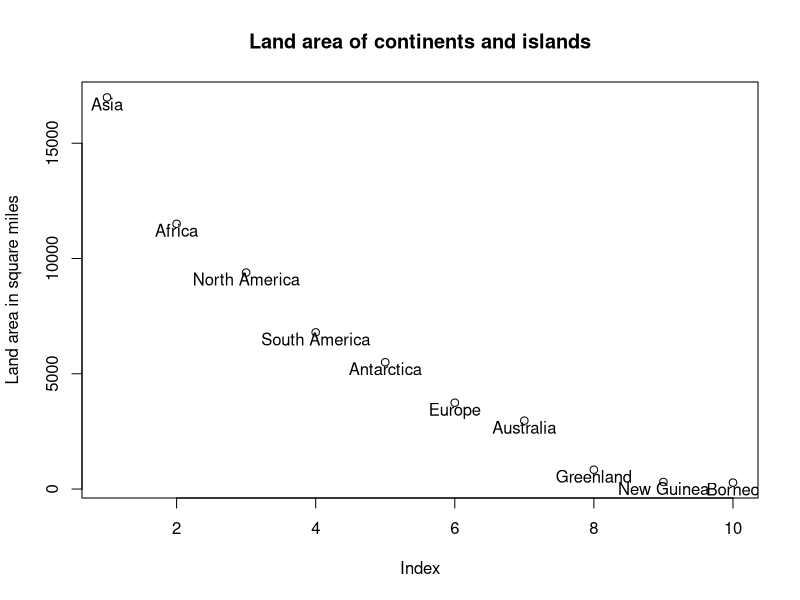
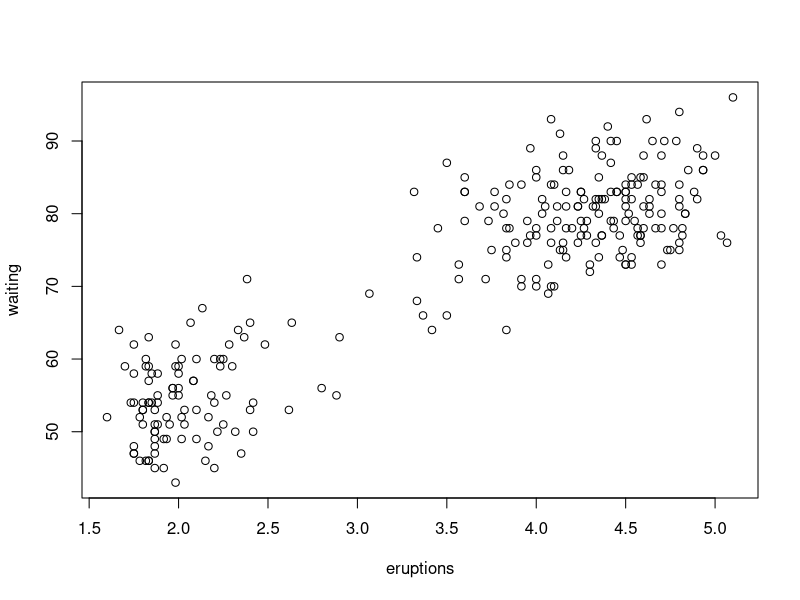
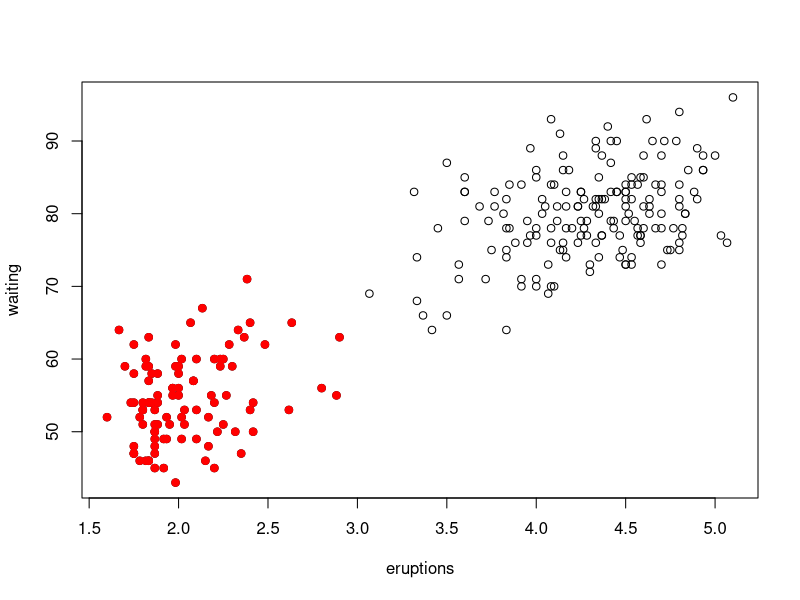
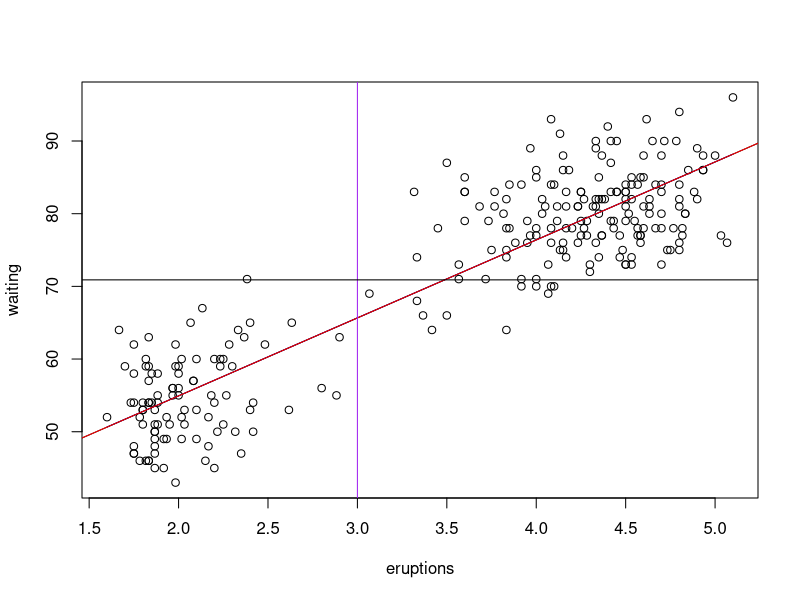
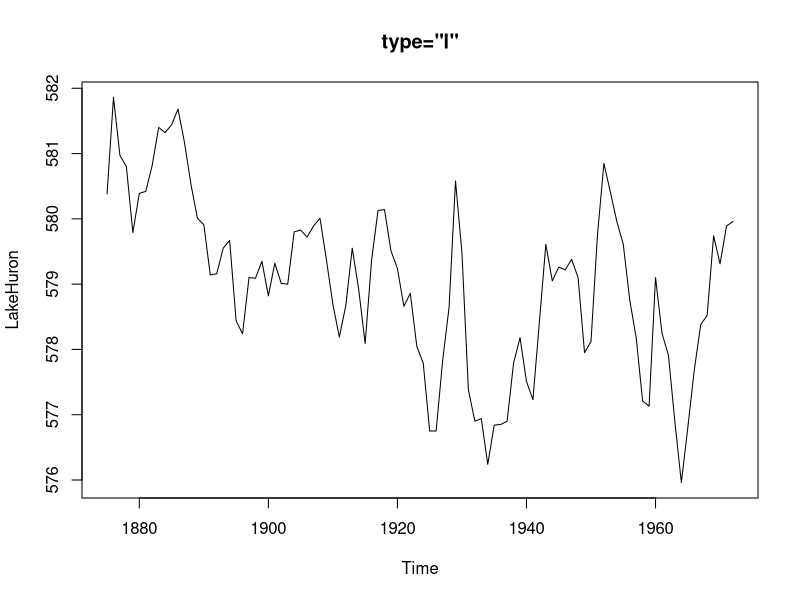
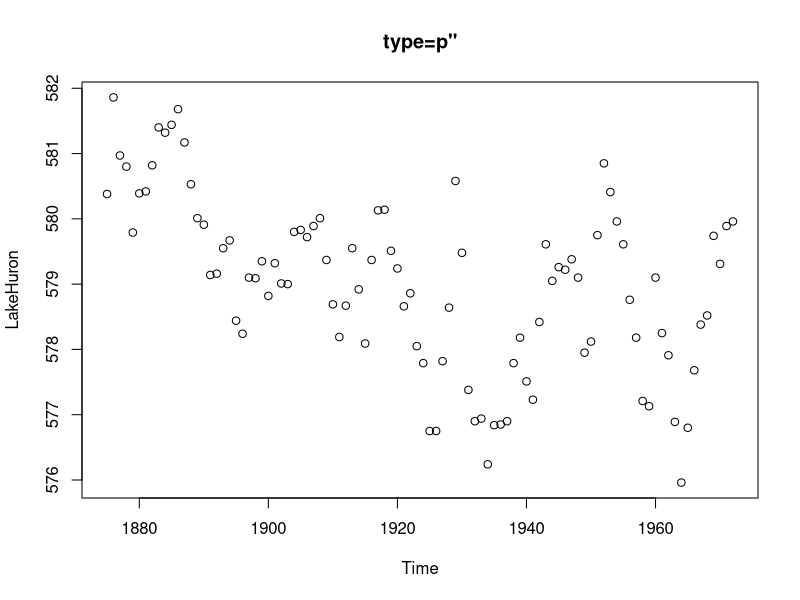
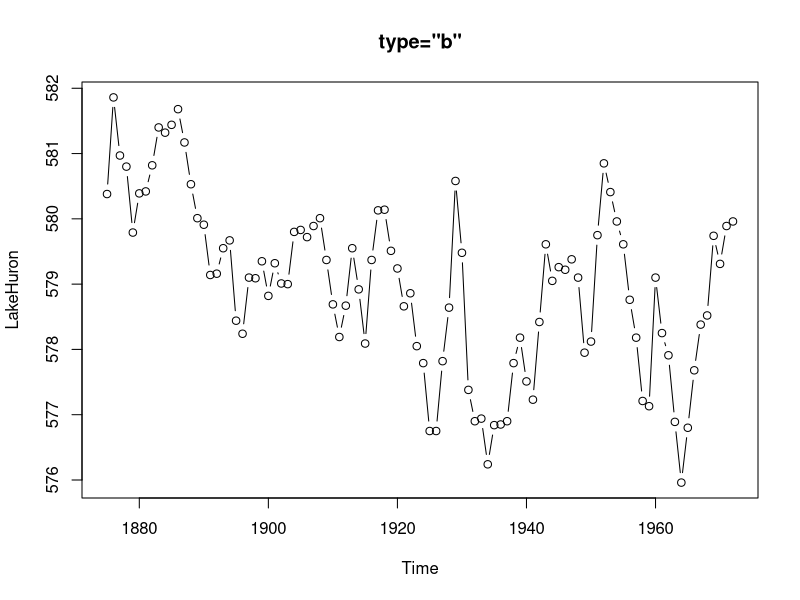
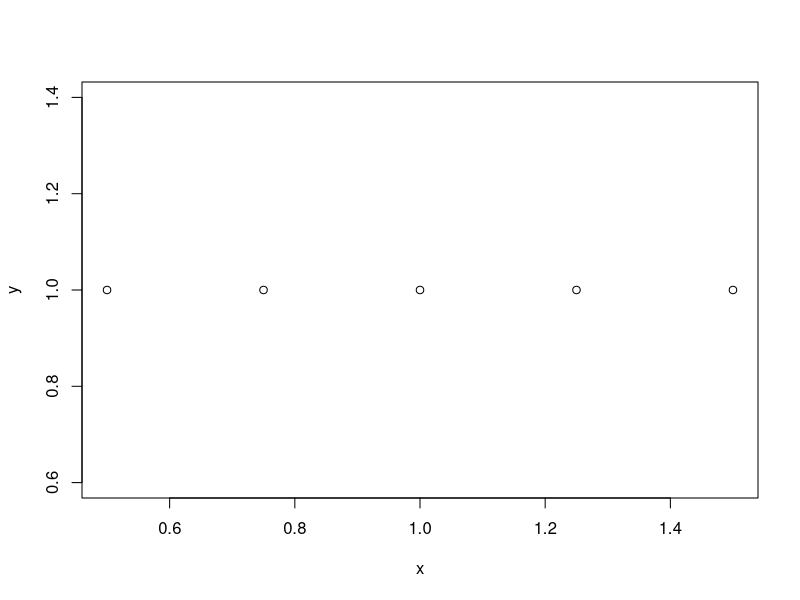

Generate these figures, in order, with R:
## ---- chunk 1


# Creating Different Types of Plots
 
 
## Getting an overview of plot
 
large.islands <- head(sort(islands, decreasing=TRUE), 10)
large.islands
plot(large.islands, main="Land area of continents and islands",
   ylab="Land area in square miles")

 # adj - one or two values in [0, 1] which specify the x (and optionally y) adjustment of the labels. On most devices values outside that interval will also work.
text(large.islands, labels=names(large.islands), adj=c(0.5, 1))

 

## ---- chunk 2

str(faithful)
head(faithful, 20)
plot(faithful)
## ---- chunk 3


short.eruptions <- with(faithful, faithful[eruptions < 3, ])
 
plot(faithful)
points(short.eruptions, col="red", pch=19)

## ---- chunk 4

## Changing the color

head(colors(), 10)
## ---- chunk 5

fit <- lm(waiting~eruptions, data=faithful)
fit
fitted(fit)
 
plot(faithful)

# the following three lines are the same line
lines(faithful$eruptions, fitted(fit), col="blue")
abline(a=coef(fit)[1], b=coef(fit)[2])  # a, b  the intercept and slope, single values.
abline(fit, col = "red")

# a vertical line
abline(v=3, col="purple") # v = eruptions value as 3

# a horizontal line
abline(h=mean(faithful$waiting))

## ---- chunk 6

str(LakeHuron)  # this is time series
head(LakeHuron, 20) # it looks like a vector of numeric without date, but it is not

plot(LakeHuron, type="l", main='type="l"')
plot(LakeHuron, type="p", main='type=p"')
plot(LakeHuron, type="b", main='type="b"') # this one is more telling
 
## ---- chunk 7

x <- seq(0.5, 1.5, 0.25)
y <- rep(1, length(x))
data.frame(x, y)
plot(x, y, type="n")
points(x, y)
 

with(mtcars, plot(mpg, disp)) # points 
with(mtcars, boxplot(disp, mpg)) # boxplot
with(mtcars, hist(mpg)) # histogram

## ---- chunk 8
## Adding titles and axis labels

plot(faithful,
   main = "Eruptions of Old Faithful",
   xlab = "Eruption time (min)",
   ylab = "Waiting time to next eruption (min)")
 
## ---- chunk 9


## Changing plot options
 
### The axes label style
# las numeric in {0,1,2,3}; the style of axis labels.

# 0:
# always parallel to the axis [default],
# 
# 1:
# always horizontal,
# 
# 2:
# always perpendicular to the axis,
# 
# 3:
# always vertical.

 
plot(faithful, las=1)
plot(faithful, las=3)

 
### The box type
# bty   A character string which determined the type of box which is drawn about plots. If bty is one of "o" (the default), "l", "7", "c", "u", or "]" the resulting box resembles the corresponding upper case letter. A value of "n" suppresses the box.
 
plot(faithful, bty="n") # try the options out
plot(faithful, bty = "7")
 
### More than one option
 
plot(faithful, las=1, bty="l", col="red", pch=19)
 
## ---- chunk 10

x <- seq(0.5, 1.5, 0.25)
y <- rep(1, length(x))
plot(x, y, main="Effect of cex on text size")
text(x, y+0.1, labels=x, cex=x)
 
plot(x, y, main="Effect of cex.main, cex.lab and cex.axis",
  cex.main=1.25, cex.lab=1.5, cex.axis=0.75)
 

## ---- chunk 11

old.par <- par(mfrow=c(1, 2)) # set the new par
# par(mfrow = c(2,2)), 4 plot, row by row
# par(mfcol = c(2,2)), 4 plot, col by col
plot(faithful, main="Faithful eruptions")
plot(large.islands, main="Islands", ylab="Area")
par(old.par) # return to the old par from the new, prevent the following plots to have the save pane structure

x <- seq(0.5, 1.5, 0.25)
y <- rep(1, length(x))
plot(x, y, main="Effect of cex on text size")
text(x, y+0.1, labels=x, cex=x)
 
plot(x, y, main="Effect of cex.main, cex.lab and cex.axis",
  cex.main=1.25, cex.lab=1.5, cex.axis=0.75)

## ---- chunk 12

old.par <- par(mfrow=c(2, 2)) # set the new par
# par(mfrow = c(2,2)), 4 plot, row by row
# par(mfcol = c(2,2)), 4 plot, col by col
plot(faithful, main="Faithful eruptions")
plot(large.islands, main="Islands", ylab="Area")
# par(old.par) # return to the old par from the new, prevent the following plots to have the save pane structure

x <- seq(0.5, 1.5, 0.25)
y <- rep(1, length(x))
plot(x, y, main="Effect of cex on text size")
text(x, y+0.1, labels=x, cex=x)
 
plot(x, y, main="Effect of cex.main, cex.lab and cex.axis",
  cex.main=1.25, cex.lab=1.5, cex.axis=0.75)

